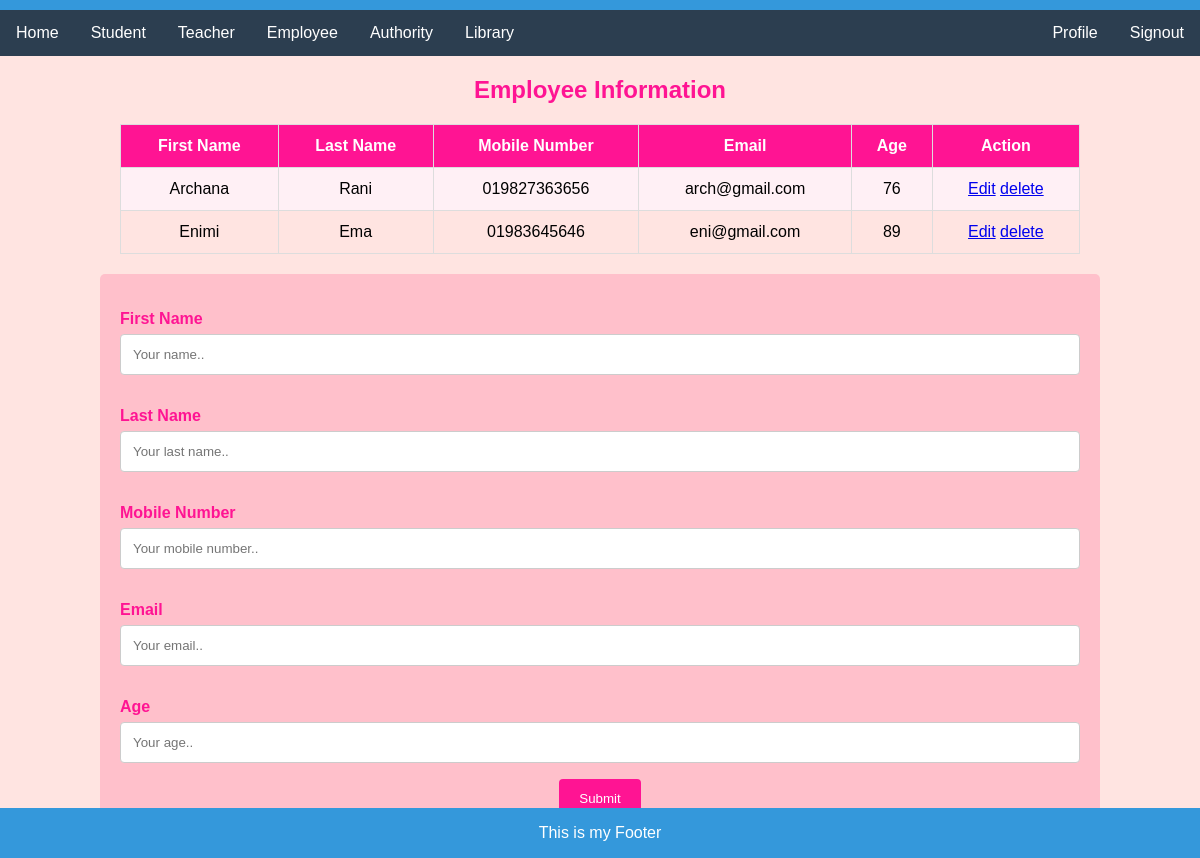
The page /employeePage on the database as committed earlier.
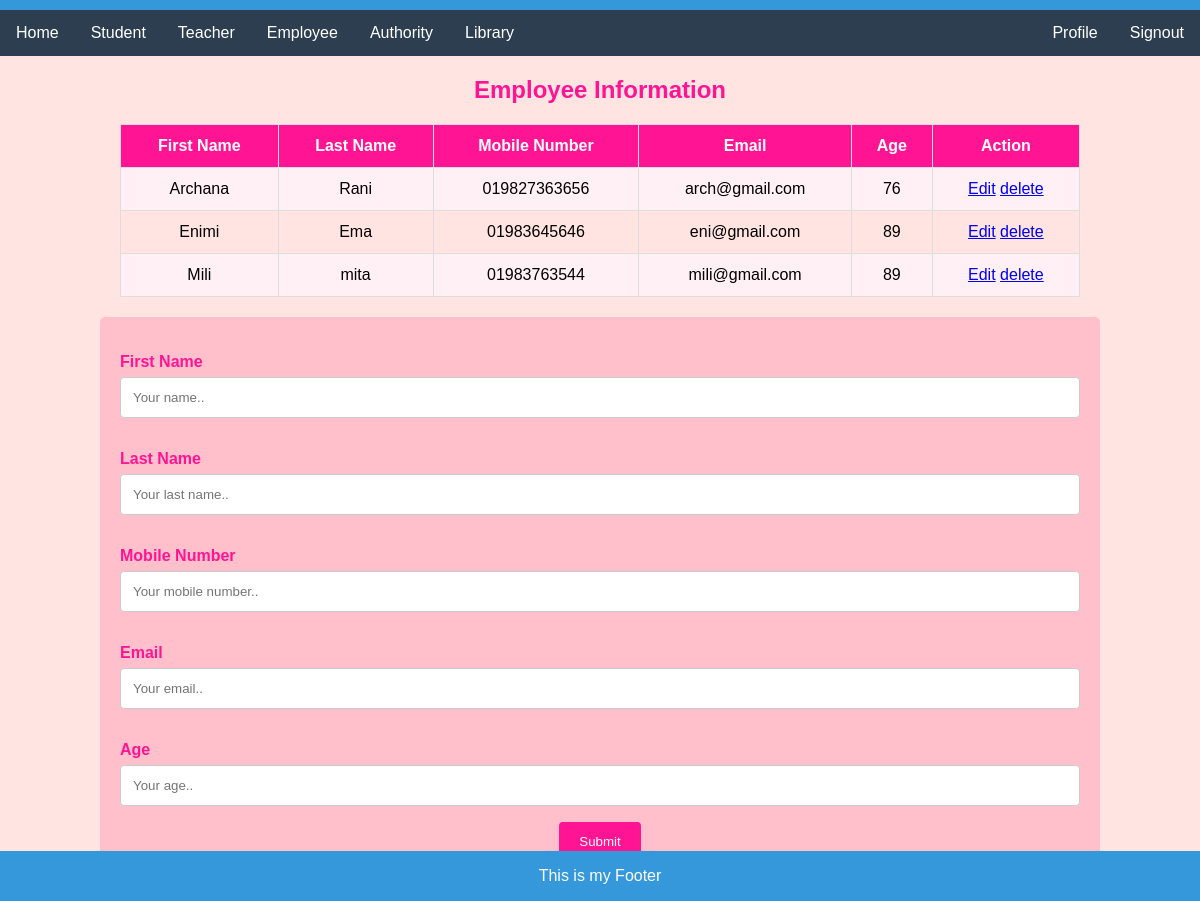
The same page on the database as committed later.
### myApp/models.py (models this page shows, shortened)
class Employees(models.Model):
    First_Name=models.CharField(max_length=100, null=True)
    Last_Name=models.CharField(max_length=100, null=True)
    Mobile=models.CharField(max_length=100, null=True)
    Email=models.CharField(max_length=100, null=True)
    Age=models.CharField(max_length=100, null=True)

### myProject/views.py (the view)
# urls.py: path('employeePage',employeePage,name="employeePageUrl"),
def employeePage(request):
    employee = Employees.objects.all()
    context={
        "emp":employee,
    }
    return render(request,"employee.html",context)

### template/employee.html (shortened to what this page needs)
{% extends "home.html" %}
{% block content %}
<!DOCTYPE html>
<html lang="en">
<head>
</head>
<body>
  <h2>Employee Information</h2>
  <table>
    <tr>
      <th>First Name</th>
      <th>Last Name</th>
      <th>Mobile Number</th>
      <th>Email</th>
      <th>Age</th>
      <th>Action</th>
    </tr>
    {% for i in emp %}
    <tr>
      <td>{{i.First_Name}}</td>
      <td>{{i.Last_Name}}</td>
      <td>{{i.Mobile}}</td>
      <td>{{i.Email}}</td>
      <td>{{i.Age}}</td>
      <td>
        <a href="{% url 'editEmployee' i.id  %}">Edit</a>
        <a href="{% url 'deleteEmployee' i.id  %}">delete</a>
      </td>
    </tr>
    {% endfor %}
  </table>
  <div class="container">
    <form action="{%url 'employeeAdd'%}" method='post'>
    <form>
      <label for="fname">First Name</label>
      <input type="text" id="fname" name="fname" placeholder="Your name..">
      <label for="lastname">Last Name</label>
      <input type="text" id="lastname" name="lname" placeholder="Your last name..">
      <label for="Mobile">Mobile Number</label>
      <input type="text" id="lname" name="mobile" placeholder="Your mobile number..">
      <label for="email">Email</label>
      <input type="text" id="email" name="email" placeholder="Your email..">
      <label for="age">Age</label>
      <input type="text" id="age" name="age" placeholder="Your age..">
      <input type="submit" value="Submit">
    </form>
  </div>
</body>
</html>
{% endblock %}

Rows that differ between the two databases and show on the page:
added Employees: First_Name "Mili", Last_Name "mita", Mobile "01983763544", Email "mili@gmail.com", Age "89"
